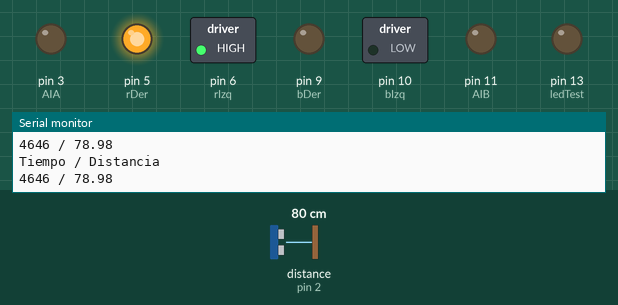
Recording of a sketch running on a simulated Arduino Uno, built with avr-gcc and run on an emulated ATmega328P. On the bench: switched loads named in the sketch (green lamp = pin HIGH), output pins drawn as LEDs (lit = HIGH), the last lines printed to the serial monitor. Wiring (inferred from the names in the program): ultrasonic range finder: trigger pin 4; echo pin 2. The inputs (shaded band) are chosen by the test bench; at power-on: distance to the obstacle (sensor on pin 2) 80 cm. The echo pulse lasts 58.3 µs per cm; pins used as bus, display or sensor lines are not drawn.

Above: at 4.2 s.
4.3 s: distance to the obstacle (sensor on pin 2) set to 27 cm
At 4.57 s:
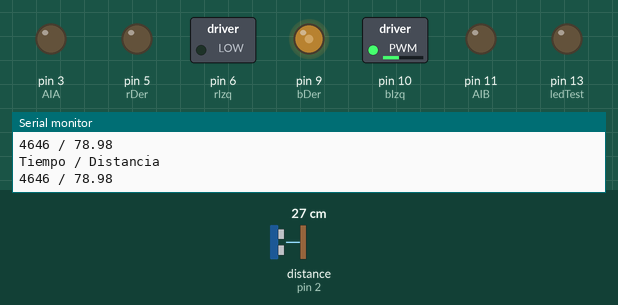
7.8 s: distance to the obstacle (sensor on pin 2) set to 24 cm
At 9.5 s:
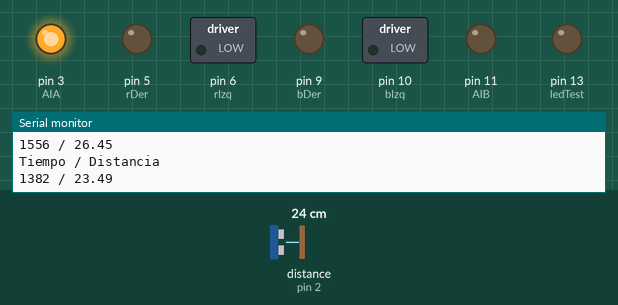
11.7 s: distance to the obstacle (sensor on pin 2) set to 35 cm
At 13.2 s:
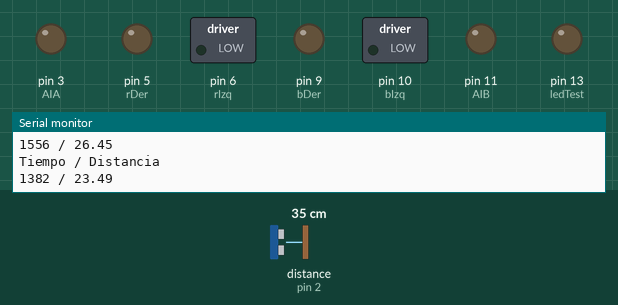
Timing chart, 0 to 21.2 s (numbered marks = the images above; inputs shaded):
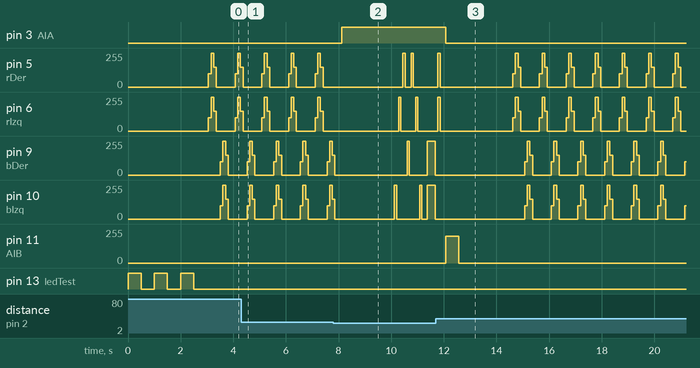

The sketch:

Basurero-Autom-1.ino
```cpp
//defino variable

const int AIA = 3;  //motor A

const int AIB = 11;

const int ledTest = 13;


int bDer = 9;
int rDer = 5;
int rIzq = 6;
int bIzq = 10;

//Inicio variables temporales
int disparo = 4;
int echo = 2;
long tiempoPulso;
float dstMedida;

//inicializo pines
void setup() {

Serial.begin(9600);
  pinMode(bDer, OUTPUT);
  pinMode(bIzq, OUTPUT);
  pinMode(rDer, OUTPUT);
  pinMode(rIzq, OUTPUT);

  pinMode(disparo, OUTPUT);
  pinMode(echo, INPUT);


  pinMode(AIA, OUTPUT);
  pinMode(AIB, OUTPUT);
pinMode(ledTest, OUTPUT);


  digitalWrite(AIA, LOW);
  digitalWrite(AIB, LOW);

  digitalWrite(ledTest, LOW);
  digitalWrite(bDer, LOW);
  digitalWrite(bIzq, LOW);
  digitalWrite(rDer, LOW);
  digitalWrite(rIzq, LOW);

  digitalWrite(disparo, LOW);


  digitalWrite(ledTest, HIGH);
  delay(500);
  digitalWrite(ledTest, LOW);
  delay(500);
  digitalWrite(ledTest, HIGH);
  delay(500);
  digitalWrite(ledTest, LOW);
  delay(500);
  digitalWrite(ledTest, HIGH);
  delay(500);
  digitalWrite(ledTest, LOW);
  delay(500);

}


//indico lo que se va a ejecutar
void loop() {


  digitalWrite(disparo, HIGH);
  delayMicroseconds(10);
  digitalWrite(disparo, LOW);

  tiempoPulso = pulseIn(echo, HIGH);
  dstMedida = 0.0340 / 2 * tiempoPulso;

  Serial.println("Tiempo / Distancia ");

  Serial.print(tiempoPulso);                              // codigo de los datos recibidos por el sensor ultrasonico y vuelca en monitor serie

  Serial.print(" / ");

  Serial.println(dstMedida);

  delay (50);


  if (dstMedida < 25) {
    abrir(3);
    delay(500);
    line();
    delay(100);                        //condicion que permite la automatizacion de la apertura de tapa y su cierre
    flash();
    delay(100);
    cerrar();
    parar();
    delay(1500);
  }
  else {
    intermitente();
    analogWrite(AIA, 0);
    analogWrite(AIB, 0);
    delay(10);
  }
}


// ------ Function

void abrir(int veces) {
  for (int j = 0; j < veces; j++) {
    analogWrite(AIA, 255);
    analogWrite(AIB, 0);
    delay(500);
  }
}


void parar()
{
  analogWrite(AIA, 0);
  analogWrite(AIB, 0);
  delay(500);
}

void cerrar()
{
  analogWrite(AIA, 0);
  analogWrite(AIB, 200);
  delay(500);
}

void intermitente()
{
  analogWrite(rDer, 100);
  analogWrite(rIzq, 100);
  delay(100);
  analogWrite(rDer, 255);
  analogWrite(rIzq, 255);
  delay(100);                                            //juego de luces
  desv();
  delay(100);
  analogWrite(bDer, 100);
  analogWrite(bIzq, 100);
  delay(100);
  analogWrite(bDer, 255);
  analogWrite(bIzq, 255);
  delay(100);
  desb();
  delay(100);
}

void desv()
{
  analogWrite(rDer, 150);
  analogWrite(rIzq, 150);
  delay(100);
  analogWrite(rDer, 0);
  analogWrite(rIzq, 0);
  delay(50);
}


void desb()
{
  analogWrite(bDer, 150);
  analogWrite(bIzq, 150);
  delay(100);
  analogWrite(bDer, 0);
  analogWrite(bIzq, 0);
  delay(100);
}

void flash(){
 analogWrite(bIzq, 255);
 analogWrite(bDer, 255);
 delay(300);
  analogWrite(bIzq, 0);
 analogWrite(bDer, 0);
 delay(100);

 analogWrite(rDer, 255);
 analogWrite(rIzq, 255);
 delay(100);
  analogWrite(rIzq, 0);
 analogWrite(rDer, 0);
 delay(100);
}

void line()
{
 analogWrite(bIzq, 255);
 delay(80);
 analogWrite(bIzq, 0);
 delay(80);
 analogWrite(rIzq, 255);
 delay(80);
 analogWrite(rIzq, 0);
 delay(80);
 analogWrite(rDer, 255);
 delay(80);
 analogWrite(rDer, 0);
 delay(80);
 analogWrite(bDer, 255);
 delay(80);
 analogWrite(bDer, 0);
 delay(80);
 analogWrite(rDer, 255);
 delay(80);
 analogWrite(rDer, 0);
 delay(80);
  analogWrite(rIzq, 255);
  delay(80);
 analogWrite(rIzq, 0);
 delay(80);
  analogWrite(bIzq, 255);
  delay(80);
 analogWrite(bIzq, 0);
 delay(100);
}
```

Measured:
- the behaviour switches between 26 and 25 cm on distance to the obstacle (sensor on pin 2) (found by bisection; images 1 and 2)
- after the input at 7.8 s, pin 3 (AIA): LOW → HIGH after 0.32 s
- after the input at 11.7 s, pin 3 (AIA): goes on until 12.1 s, then stays LOW; pin 11 (AIB): goes on until 12.6 s, then stays 0/255
